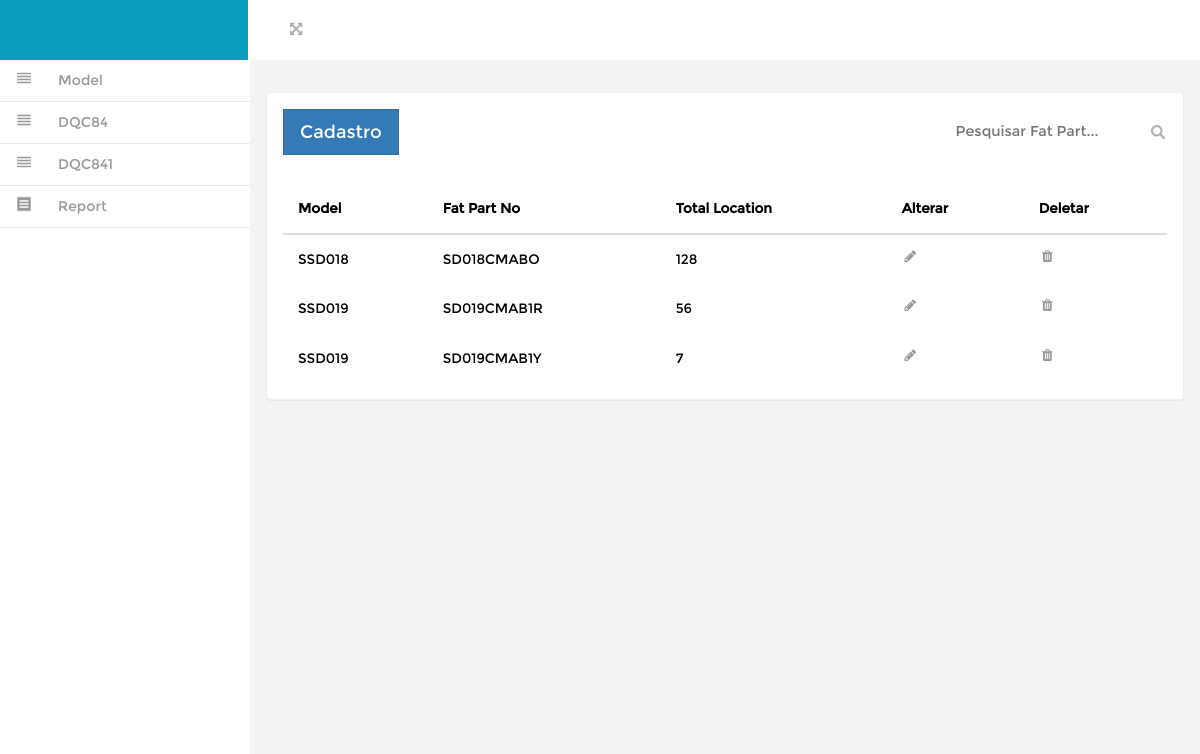
Page /cadastroDQC84.php on the committed database.
### tables this page shows
CREATE TABLE `dqc84` (
  `ID` int(11) NOT NULL,
  `MODEL` int(11) NOT NULL,
  `FAT_PART_NO` varchar(15) NOT NULL,
  `TOTAL_LOCATION` int(11) NOT NULL,
  `UPDATE_DT` timestamp NOT NULL DEFAULT current_timestamp(),
  `CREATE_DT` timestamp NOT NULL DEFAULT current_timestamp()
);

CREATE TABLE `dqcmodel` (
  `ID` int(11) NOT NULL,
  `MODEL` varchar(10) NOT NULL
);

### cadastroDQC84.php (the view, shortened to what this page needs)
<?php
include("connection.php");
include("sidebar.php");
?>
<!DOCTYPE HTML>
<html>
<head>
     <div id="page-wrapper" class="gray-bg dashbard-1" style="background-color:#F3F3F4">
<div class="content-main">
       <div class="blank">
            <div class="blank-page">
     <div class="bs-example2 bs-example-padded-bottom">
     <button type="button" class="btn btn-primary btn-lg"  data-toggle="modal" data-target="#myModal">
      Cadastro
     </button>
      </div>
    <form class=" navbar-left-right" method="post" style="float:right;margin-top:10px;">
              <input type="text"  name="busca" placeholder="Pesquisar Fat Part...">
              <input type="submit"  value="" class="fa fa-search">
            </form>
            <div class="clearfix"> </div>
    <?php
      if(isset($_POST["busca"])){
        $busca   = $_POST["busca"];
        if($busca == ""){
          echo "<script> alert('Invalido!'); location.href='cadastroDQC84.php'</script>";
        } else {
                  $select = $mysqli->query("SELECT *,  DQC84.ID AS chave FROM DQC84
                  INNER JOIN DQCMODEL ON DQC84.MODEL=DQCMODEL.ID WHERE FAT_PART_NO LIKE '$busca%' ");
                  $row = $select->num_rows;
                }
      }else{
        $select = $mysqli->query("SELECT *, DQC84.ID AS chave FROM DQC84
        INNER JOIN DQCMODEL ON DQC84.MODEL=DQCMODEL.ID");
        $row = $select->num_rows;
      }
    ?>
<br/>
<table class="table table-hover">
  <thead>
    <tr>
        <th scope="col">Model</th>
        <th scope="col">Fat Part No</th>
        <th scope="col">Total Location</th>
        <th scope="col">Alterar</th>
        <th scope="col">Deletar</th>
    </tr>
  </thead>
  <tbody>
     <?php
        if($row > 0){
          while($get = $select->fetch_array()){
      ?>
     <tr>
        <td><?=$get["MODEL"]?></td>
        <td><?=$get["FAT_PART_NO"]?></td>
        <td><?=$get["TOTAL_LOCATION"]?></td>
        <td><a ><i  data-toggle="modal" data-target="#alterarModal<?=$get['chave'];?>"  class="fa fa-pencil fa-fw"></i></a></td>
      </div>
      <td><a ><i data-toggle="modal" data-target="#remover<?=$get['ID'];?>" class="fa fa-trash fa-fw"></i></a></td>
<?php
        }
      }
?>
	        </div>
      </div>
</body>
</html>

### css/w3.css (style rules this page uses)
*,*:before,*:after { box-sizing:inherit }
html { -ms-text-size-adjust:100%;-webkit-text-size-adjust:100% }
body { margin:0 }
a { background-color:transparent;-webkit-text-decoration-skip:objects }
button,input,select,textarea { font:inherit;margin:0 }
button,input { overflow:visible }
button,select { text-transform:none }
button,html [type=button],[type=reset],[type=submit] { -webkit-appearance:button }
html,body { font-family:Verdana,sans-serif;font-size:15px;line-height:1.5 }
html { overflow-x:hidden }
a { color:inherit }
@media (min-width:601px) { ,.w3-quarter { width:49.99999% } }
@media (min-width:601px) { ,.w3-login { width:99.99999% } }
@media (min-width:601px) { , .w3-col.m9,.w3-threequarter { width:24.99999% } }

### css/style.css (style rules this page uses)
html, body { font-family:'Montserrat-Regular'; font-size: 100%; background:#F3F3F4; overflow-x: hidden; }
body a { transition:0.5s all; -webkit-transition:0.5s all; -moz-transition:0.5s all; -o-transition:0.5s all; -ms-transition:0.5s all; }
@media (min-width: 768px) { #page-wrapper { position: inherit; margin: 0 0 0 240px; min-height: 1000px; } }
.content-main { background-color: #F3F3F4; padding-top: 1em; }
.navbar-left-right { float: left; margin-left: 6%; }
.navbar-left-right input[type="text"] { background: none; border: none; outline: none; color:#B3AEAE; font-size: 0.9em; }
.navbar-left-right input[type="submit"] { background: url(../images/search.png) 0px 2px no-repeat; width:16px; height:16px; border: none; outline: none; color:#B3AEAE; font-size: 0.9em; }
.blank { padding: 1em; min-height: 650px; }
.blank-page { padding: 1em; background: #fff; border: 1px solid #ebeff6; border-radius: 4px; -webkit-border-radius: 4px; -o-border-radius: 4px; -moz-border-radius: 4px; -ms-border-radius: 4px; -webkit-box-shadow: 0 1px 1px rgba(0,0,0,.05); box-shadow: 0 1px 1px rgba(0,0,0,.05); }
.btn { border-radius: 0px; outline: none; }
.table td, .table>tbody>tr>td, .table>tbody>tr>th, .table>tfoot>tr>td, .table>tfoot>tr>th, .table>thead>tr>td, .table>thead>tr>th { padding: 15px !important; font-size: 0.85em; border-top: none !important; }
td i { color:#999; }
th { color:black !important; }
td { color:black !important; }
input { color:black !important; }
.table { margin-bottom: 0; }

### css/custom.css (style rules this page uses)
#page-wrapper { min-height: 568px; }
@media (min-width:768px) { #page-wrapper { position: inherit; margin: 0 0 0 250px; } }

### rows in the picture
dqc84: MODEL.MODEL "SSD018", FAT_PART_NO "SD018CMABO", TOTAL_LOCATION "128"
dqc84: MODEL.MODEL "SSD019", FAT_PART_NO "SD019CMAB1R", TOTAL_LOCATION "56"
dqc84: MODEL.MODEL "SSD019", FAT_PART_NO "SD019CMAB1Y", TOTAL_LOCATION "7"
